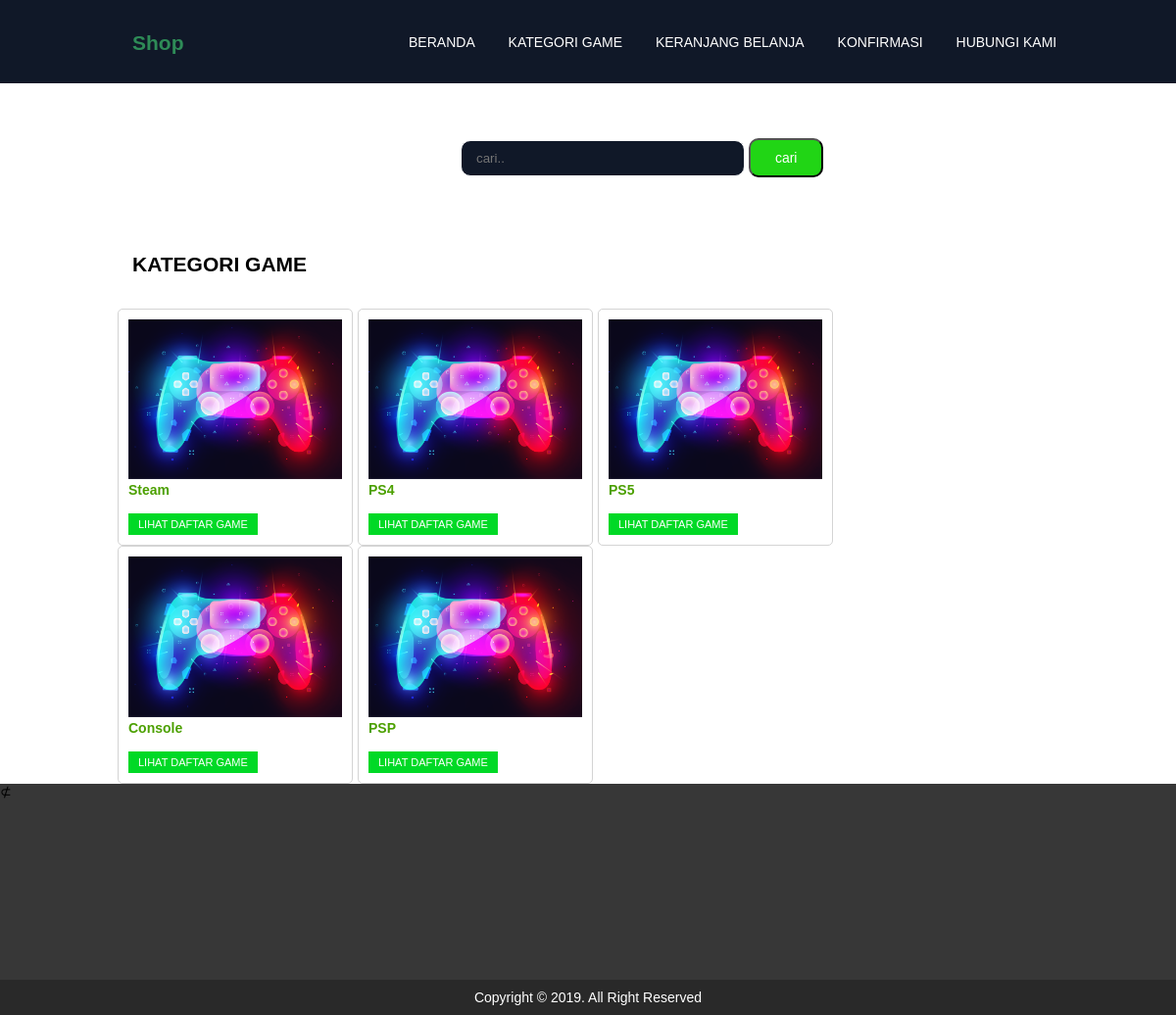
Page /?page=kategori_game on the committed database.
### tables this page shows
CREATE TABLE `kategori_game` (
  `id_kategori` int(11) NOT NULL,
  `kategori` varchar(100) NOT NULL
);

### page/kategorigame.php (the view, shortened to what this page needs)
<br>
<div class="container">
	<form class="produk_search" method="post" class="form">
		<input class="form_search" type="text" name="cari" placeholder="cari..">
		<button class="form_button2" for="cari">cari</button>
	</form>
	<div class="col-12">
		<h1>KATEGORI GAME</h1>
	</div>
</div>
<div class="container">
	<div class="row">
		<?php
		$tampil = mysqli_query($conn, "SELECT * FROM kategori_game");
		while ($tampil1 = mysqli_fetch_array($tampil)) {
		?>
			<div class="col-3 produk">
				<img src="images/fullset.png" width="100%"><br>
				<div class="produk_nama">
					<a href="?page=kategori_game1&&id_kategori=<?php echo @$tampil1['id_kategori']; ?>">
						<?php echo $tampil1['kategori']; ?>
					</a>
				</div><br>
				<a href="?page=kategori_game1&&id_kategori=<?php echo @$tampil1['id_kategori']; ?>" class="produk_tombol_kecil">LIHAT DAFTAR GAME</a>
			</div>
		<?php } ?>
	</div>
</div>

### index.php (shortened to what this page needs)
<?php
include "connect.php";
?>
<!doctype html>
<html>
<head>
	<link href="style.css" rel="stylesheet" type="text/css">
</head>
<body>
	<section class="header">
		<div class="container">
			<div class="row">
				<div class="col-1 heading">
					<h2>Shop</h2>
				</div>
				<div class="col-11 header_menu_user">
					<a href="?page" class="menu_atas">Beranda</a>
					<a href="?page=kategori_game" class="menu_atas">Kategori Game</a>
					<a href="?page=troli" class="menu_atas">Keranjang Belanja</a>
					<a href="?page=konfirmasi" class="menu_atas">Konfirmasi</a>
					<a href="?page=kontak" class="menu_atas">Hubungi Kami</a>
				</div>
			</div>
		</div>
	</section>
	<section class="konten">
		<?php
		$page = @$_GET['page'];
		if ($page == "kategori_game") {
			include "page/kategorigame.php";
		} elseif ($page == "kategori_game1") {
			include "page/kategorigame1.php";
		} elseif ($page == "troli") {
			include "page/troli.php";
		} elseif ($page == "konfirmasi") {
			include "page/konfirmasi.php";
		} elseif ($page == "detail_game") {
			include "page/detailgame.php";
		} elseif ($page == "proses_order") {
			include "page/proses_order.php";
		} elseif ($page == "kontak") {
			include "page/kontak.php";
		} else {
			include "page/home.php";
		}
		?>
	</section>
	<section class="footer">
		&nsub;
	</section>
	<section class="footer1">
		Copyright &copy; 2019. All Right Reserved
	</section>
</body>
</html>

### style.css (style rules this page uses)
body { margin: 0 0 0 0; font-family: Tahoma, arial; font-size: 14px; }
* { box-sizing: border-box; }
.row { content: ""; clear: both; display: table; }
.col-1 { width: 8.33%; }
.col-3 { width: 25%; }
.col-11 { width: 91.66%; }
.col-12 { width: 100%; }
[class*="col-"] { float: left; padding: 15px; }
.container { margin: 0 auto; width: 80%; text-align: left; }
.header { position: fixed; width: 100%; height: 85px; background: #101828; }
.header_menu_user { padding-top: 35px; position: relative; display: inline-block; left: 200px; float: right; }
.heading { color: seagreen; }
.produk_search { padding: 30px; padding-left: 350px; width: 100%; line-height: 5em; }
.form_search { width: 50%; padding: 10px 15px; color: #636363; border-radius: 10px; background-color: #101828; border: 1px solid #fff; }
.menu_atas { padding: 10px 15px; text-decoration: none; color: #FFF; text-transform: uppercase; }
.form_button2 { padding: 10px 25px; border-radius: 10px; background: #21d515; font-size: 14px; color: #fff; text-decoration: none; }
.konten { padding-top: 80px; }
.produk { padding: 10px; border: 1px solid #D4D4D4; margin-right: 5px; border-radius: 5px; }
.produk_nama a { font-weight: bold; text-decoration: none; color: #4CA000; }
.produk_tombol_kecil { text-decoration: none; display: inline-block; padding: 5px 10px; font-size: 11px; background: #00D926; color: #FFFFFF; }
.footer { height: 200px; background: #373737; }
.footer1 { padding: 10px; color: #fff; text-align: center; background: #292929; }

### rows in the picture
kategori_game: kategori "Steam"
kategori_game: kategori "PS4"
kategori_game: kategori "PS5"
kategori_game: kategori "Console"
kategori_game: kategori "PSP"
